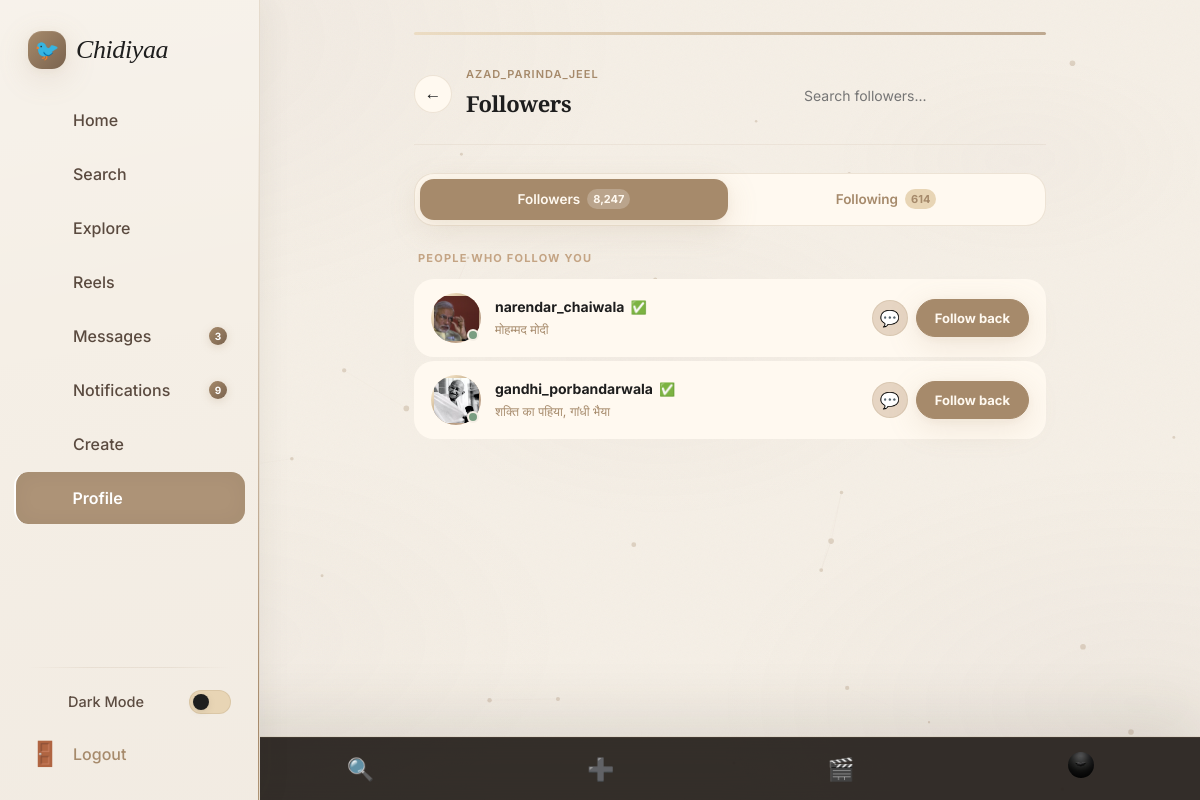
/followers/ (signed in), run on the app's committed database.
### myapp/models.py (models this page shows, shortened)
class InstaUser(models.Model):
    GENDER_CHOICES = (
        ('male','Male'),
        ('female','Female'),
    )
    username = models.CharField(max_length=100,unique=True)
    email = models.EmailField(unique=True)
    password = models.CharField(max_length=100)
    profile_pic = models.ImageField(upload_to='profile_pics/', blank=True, null=True)
    gender = models.CharField(max_length=10,choices=GENDER_CHOICES,blank=True, null=True)
    name = models.CharField(max_length=100,blank=True, null=True)
    bio = models.TextField(blank=True, null=True)
    description = models.TextField(blank=True, null=True)
    link = models.URLField(blank=True, null=True)
    created_at = models.DateTimeField(auto_now_add=True)
    updated_at = models.DateTimeField(auto_now=True)
    otp = models.IntegerField(blank=True, null=True,default=1234)
    is_active = models.BooleanField(default=False)

class FollowUsers(models.Model):
    Following = models.ForeignKey(InstaUser, on_delete=models.CASCADE,related_name="Following")
    Following_person = models.ForeignKey(InstaUser, on_delete=models.CASCADE,related_name="Following_person")
    created_at = models.DateTimeField(auto_now_add=True)

### myapp/views.py (the view)
    def wrapper(request,*args,**kwargs):
        if "email" in request.session:
            try:
                uid = InstaUser.objects.get(email = request.session['email'])
                request.uid = uid
                return view_function(request,*args,**kwargs)
            except InstaUser.DoesNotExist:
                return redirect("login")
        return redirect("login")

### myapp/views.py (called while the page is built)
def check_login(view_function):
    def wrapper(request,*args,**kwargs):
        if "email" in request.session:
            try:
                uid = InstaUser.objects.get(email = request.session['email'])
                request.uid = uid
                return view_function(request,*args,**kwargs)
            except InstaUser.DoesNotExist:
                return redirect("login")
        return redirect("login")
    return wrapper

@check_login
def followers(request):
    uid = request.uid
    my_following = FollowUsers.objects.filter(Following = uid ).values_list("Following_person_id",flat=True)
    followers =  FollowUsers.objects.filter(Following_person= uid)
    context = {'uid' : uid , 'followers':followers , 'my_following' : my_following}
    return render(request,"myapp/Followers.html",context)

### myapp/templates/myapp/Followers.html (shortened to what this page needs)
{% load static %}
<html lang="en" data-theme="light">
<head>
  <link rel="stylesheet" href="{% static 'myapp/css/style.css' %}" />
  <link rel="stylesheet" href="{% static 'myapp/css/followers_following.css' %}" />
</head>
<body>
  <div class="app-shell">
    <aside class="sidebar">
      <a href="{% url 'index' %}" class="sidebar-brand">
        <div class="sidebar-brand-icon">🐦</div><span class="sidebar-brand-name">Chidiyaa</span>
      </a>
      <nav class="sidebar-nav">
        <a href="{% url 'index' %}" class="nav-link"><i class="ph ph-house nav-icon"></i><span>Home</span></a>
        <a href="{% url 'search' %}" class="nav-link"><i
            class="ph ph-magnifying-glass nav-icon"></i><span>Search</span></a>
        <a href="{% url 'search' %}" class="nav-link"><i class="ph ph-compass nav-icon"></i><span>Explore</span></a>
        <a href="{% url 'reels' %}" class="nav-link"><i class="ph ph-video-camera nav-icon"></i><span>Reels</span></a>
        <a href="{% url 'messages' %}" class="nav-link"><i
            class="ph ph-chat-circle nav-icon"></i><span>Messages</span><span class="nav-badge">3</span></a>
        <a href="{% url 'notifications' %}" class="nav-link"><i
            class="ph ph-bell nav-icon"></i><span>Notifications</span><span class="nav-badge">9</span></a>
        <a href="{% url 'create' %}" class="nav-link"><i class="ph ph-plus-circle nav-icon"></i><span>Create</span></a>
        <a href="{% url 'profile' %}" class="nav-link active"><i
            class="ph ph-user nav-icon"></i><span>Profile</span></a>
      </nav>
      <div class="sidebar-footer">
        <div class="sidebar-divider"></div>
        <div class="dark-toggle-row"><i class="ph ph-moon nav-icon"></i><span>Dark Mode</span><span
            class="toggle-pill"></span></div>
        <a href="{% url 'login' %}" class="nav-link" style="color:var(--text-3)"><span
            class="nav-icon">🚪</span><span>Logout</span></a>
      </div>
    </aside>
    <main class="page-content">
      <div class="follow-page">
        <div class="follow-accent-bar"></div>
        <div class="follow-page-header">
          <a href="{% url 'profile' %}" class="follow-back-btn">←</a>
          <div class="follow-page-title-wrap">
            <div class="follow-page-username">{{ uid.username }}</div>
            <h1 class="follow-page-title">Followers</h1>
          </div>
          <div class="follow-search-wrap">
            <input type="text" id="followSearch" placeholder="Search followers..." />
          </div>
        </div>
        <div class="follow-tabs">
          <a href="{% url 'followers' %}" class="follow-tab active">
            Followers <span class="tab-count">8,247</span>
          </a>
          <a href="{% url 'following' %}" class="follow-tab">
            Following <span class="tab-count">614</span>
          </a>
        </div>
        <div class="follow-section-label">People who follow you</div>
        <div class="follow-list">
          {% for follower in followers %}
          <div class="follow-item">
            <div class="follow-ava-wrap has-story">
              <div class="follow-ava"><img src="{{follower.Following.profile_pic.url}}" alt="priya.s" /></div>
              <div class="follow-online-dot"></div>
            </div>
            <div class="follow-info">
              <div class="follow-name-row">
                <span class="follow-username">{{follower.Following.username}}</span>
                <span class="follow-verified">✅</span>
              </div>
              <div class="follow-fullname">{{follower.Following.name}}</div>
            </div>
            <div class="follow-actions">
              <a href="{% url 'messages' %}" class="btn-msg">💬</a>
              {% if follower.Following.id not in my_following%}
              <a href="{% url 'follow_unfollow' pk=user.id%}" class="btn-follow-off">Follow back</a>
              {% else %}
              <a href="{% url 'follow_unfollow' pk=user.id%}" class="btn-follow-off">Un Follow</a>
              {%endif%}
            </div>
          </div>
          {%endfor%}
        </div>
      </div>
    </main>
  </div>
  <nav class="mobile-bottomnav" style="display:flex">
    <a href="{% url 'index' %}" class="mobile-nav-item">🏠</a>
    <a href="{% url 'search' %}" class="mobile-nav-item">🔍</a>
    <a href="{% url 'create' %}" class="mobile-nav-item">➕</a>
    <a href="{% url 'reels' %}" class="mobile-nav-item">🎬</a>
    <a href="{% url 'profile' %}" class="mobile-nav-item active">
      <img src="{{ uid.profile_pic.url }}" style="width:26px;height:26px;border-radius:50%;object-fit:cover;" alt="" />
    </a>
  </nav>
</body>
</html>

### data on the page
InstaUser: username "AZAD_PARINDA_JEEL", profile_pic (picture)
FollowUsers: Following.profile_pic (picture), Following.username "narendar_chaiwala", Following.name "मोहम्मद मोदी", shows "Follow back"
FollowUsers: Following.profile_pic (picture), Following.username "gandhi_porbandarwala", Following.name "शक्ति का पहिया, गांधी भैया", shows "Follow back"
